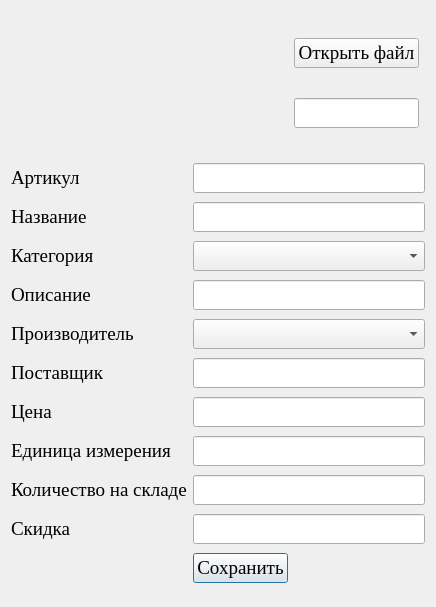
<?xml version="1.0" encoding="UTF-8"?>
<ui version="4.0">
 <class>ProductDialog</class>
 <widget class="QDialog" name="ProductDialog">
  <property name="geometry">
   <rect>
    <x>0</x>
    <y>0</y>
    <width>432</width>
    <height>607</height>
   </rect>
  </property>
  <property name="font">
   <font>
    <family>Times New Roman</family>
    <pointsize>14</pointsize>
   </font>
  </property>
  <property name="windowTitle">
   <string>Продукт</string>
  </property>
  <property name="windowIcon">
   <iconset>
    <normaloff>../../../../../../../time/import/Icon.JPG</normaloff>../../../../../../../time/import/Icon.JPG</iconset>
  </property>
  <layout class="QGridLayout" name="gridLayout">
   <item row="8" column="1" colspan="3">
    <widget class="QLineEdit" name="Counter"/>
   </item>
   <item row="11" column="1">
    <widget class="QPushButton" name="Save">
     <property name="font">
      <font>
       <family>Times New Roman</family>
       <pointsize>14</pointsize>
      </font>
     </property>
     <property name="text">
      <string>Сохранить</string>
     </property>
    </widget>
   </item>
   <item row="1" column="1" colspan="3">
    <widget class="QLineEdit" name="Article"/>
   </item>
   <item row="5" column="1" colspan="3">
    <widget class="QComboBox" name="comboBoxCreator"/>
   </item>
   <item row="4" column="1" colspan="3">
    <widget class="QLineEdit" name="Description"/>
   </item>
   <item row="6" column="1" colspan="3">
    <widget class="QLineEdit" name="Seller"/>
   </item>
   <item row="0" column="0" colspan="2">
    <widget class="QLabel" name="Image">
     <property name="minimumSize">
      <size>
       <width>140</width>
       <height>140</height>
      </size>
     </property>
     <property name="maximumSize">
      <size>
       <width>140</width>
       <height>140</height>
      </size>
     </property>
     <property name="baseSize">
      <size>
       <width>140</width>
       <height>140</height>
      </size>
     </property>
     <property name="text">
      <string/>
     </property>
     <property name="pixmap">
      <pixmap>../../../../../../../time/import/picture.png</pixmap>
     </property>
     <property name="scaledContents">
      <bool>true</bool>
     </property>
    </widget>
   </item>
   <item row="1" column="0">
    <widget class="QLabel" name="label_2">
     <property name="text">
      <string>Артикул</string>
     </property>
    </widget>
   </item>
   <item row="10" column="1" colspan="3">
    <widget class="QLineEdit" name="Discount"/>
   </item>
   <item row="7" column="0">
    <widget class="QLabel" name="label_8">
     <property name="text">
      <string>Цена</string>
     </property>
    </widget>
   </item>
   <item row="8" column="0">
    <widget class="QLabel" name="label_9">
     <property name="text">
      <string>Единица измерения</string>
     </property>
    </widget>
   </item>
   <item row="3" column="1" colspan="3">
    <widget class="QComboBox" name="comboBoxType"/>
   </item>
   <item row="9" column="0">
    <widget class="QLabel" name="label_10">
     <property name="text">
      <string>Количество на складе</string>
     </property>
    </widget>
   </item>
   <item row="10" column="0">
    <widget class="QLabel" name="label_11">
     <property name="text">
      <string>Скидка</string>
     </property>
    </widget>
   </item>
   <item row="9" column="1" colspan="3">
    <widget class="QLineEdit" name="Count"/>
   </item>
   <item row="7" column="1" colspan="3">
    <widget class="QLineEdit" name="Price"/>
   </item>
   <item row="6" column="0">
    <widget class="QLabel" name="label_7">
     <property name="text">
      <string>Поставщик</string>
     </property>
    </widget>
   </item>
   <item row="3" column="0">
    <widget class="QLabel" name="label_5">
     <property name="text">
      <string>Категория</string>
     </property>
    </widget>
   </item>
   <item row="5" column="0">
    <widget class="QLabel" name="label_6">
     <property name="text">
      <string>Производитель</string>
     </property>
    </widget>
   </item>
   <item row="2" column="1" colspan="3">
    <widget class="QLineEdit" name="Name"/>
   </item>
   <item row="2" column="0">
    <widget class="QLabel" name="label_3">
     <property name="text">
      <string>Название</string>
     </property>
    </widget>
   </item>
   <item row="4" column="0">
    <widget class="QLabel" name="label_4">
     <property name="text">
      <string>Описание</string>
     </property>
    </widget>
   </item>
   <item row="0" column="2">
    <layout class="QVBoxLayout" name="verticalLayout">
     <item>
      <widget class="QPushButton" name="OpenImage">
       <property name="text">
        <string>Открыть файл</string>
       </property>
      </widget>
     </item>
     <item>
      <widget class="QLineEdit" name="Path">
       <property name="readOnly">
        <bool>true</bool>
       </property>
      </widget>
     </item>
    </layout>
   </item>
  </layout>
 </widget>
 <resources/>
 <connections/>
</ui>
